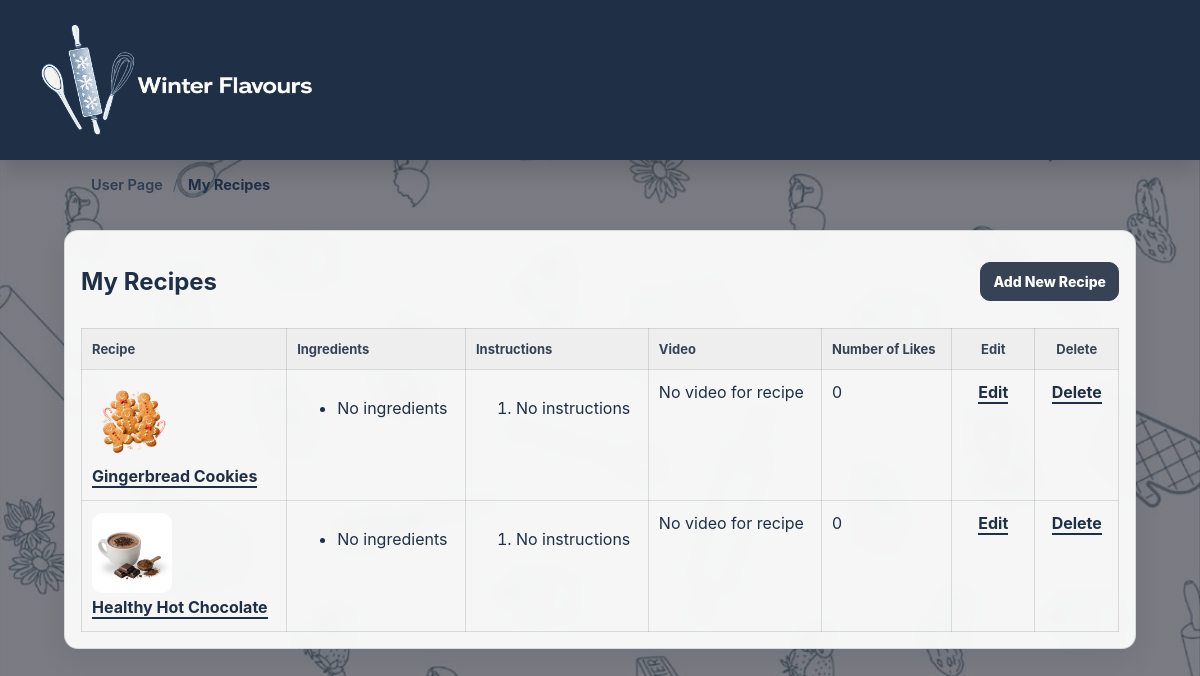
Page /MyRecipes.php (signed in) on the earlier database version.
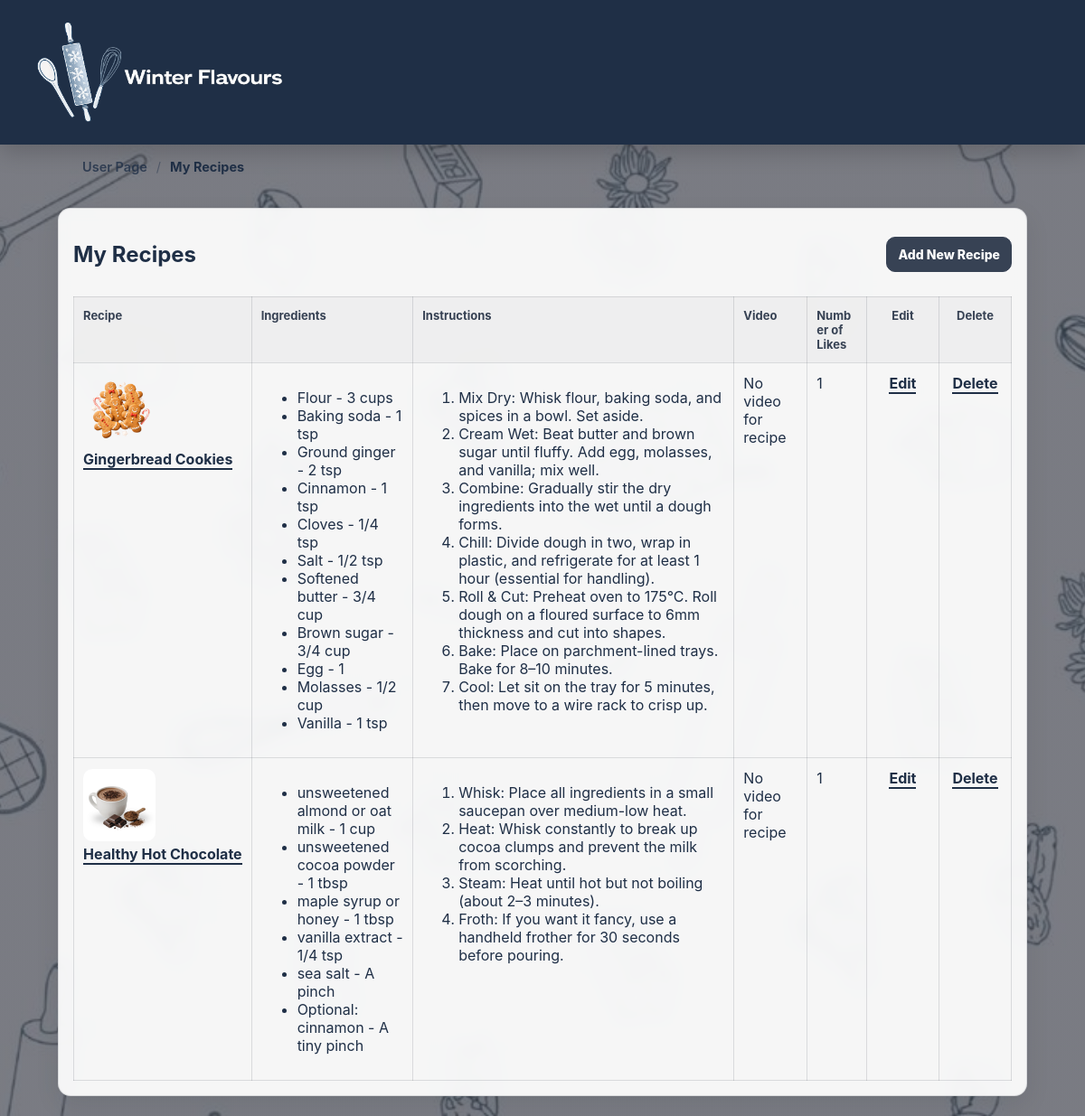
Same page on the later database version.
### tables this page shows
CREATE TABLE `Recipe` (
  `id` int NOT NULL,
  `userID` int NOT NULL,
  `categoryID` int NOT NULL,
  `name` varchar(100) NOT NULL,
  `description` text NOT NULL,
  `photoFileName` varchar(255) NOT NULL,
  `videoFilePath` varchar(255) DEFAULT NULL
);

CREATE TABLE `Ingredients` (
  `id` int NOT NULL,
  `recipeID` int NOT NULL,
  `ingredientName` varchar(100) NOT NULL,
  `ingredientQuantity` varchar(100) NOT NULL
);

CREATE TABLE `Instructions` (
  `id` int NOT NULL,
  `recipeID` int NOT NULL,
  `step` text NOT NULL,
  `stepOrder` int NOT NULL
);

### MyRecipes.php (the view, shortened to what this page needs)
<?php
include("db.php");
$userID = $_SESSION["userID"];
$stmt = $conn->prepare("
    SELECT r.id, r.name, r.description, r.photoFileName, r.videoFilePath
    FROM Recipe r
    WHERE r.userID = ?
    ORDER BY r.id DESC
");
$stmt->bind_param("i", $userID);
$stmt->execute();
$result = $stmt->get_result();
?>
<!doctype html>
<html lang="en">
<head>
  <link rel="stylesheet" href="style.css" />
</head>
<body class="mr-page-bg">
<header class="wf-header">
  <div class="wf-header-inner">
    <div class="logo-box">
      <img src="images/logo.png" alt="Logo" id="Logo">
    </div>
  </div>
</header>
<div class="wf-breadcrumb-bar">
  <div class="wf-breadcrumb-inner">
    <ol class="wf-breadcrumbs">
      <li><a href="Userpage.php">User Page</a></li>
      <li class="separator">/</li>
      <li class="current" aria-current="page">My Recipes</li>
    </ol>
  </div>
</div>
<main class="mr-container">
  <section class="mr-card">
    <div class="mr-card-header">
      <h2>My Recipes</h2>
      <a class="mr-btn" href="AddRecipe.php">Add New Recipe</a>
    </div>
    <div class="mr-table-wrap">
      <?php if ($result->num_rows > 0): ?>
        <table class="mr-table">
          <thead>
            <tr>
              <th>Recipe</th>
              <th>Ingredients</th>
              <th>Instructions</th>
              <th>Video</th>
              <th>Number of Likes</th>
              <th>Edit</th>
              <th>Delete</th>
            </tr>
          </thead>
          <tbody>
            <?php while ($recipe = $result->fetch_assoc()): ?>
              <tr>
                <td>
                  <div class="recipe-cell">
                    <img
                      class="thumb"
                      src="images/<?php echo htmlspecialchars($recipe['photoFileName']); ?>"
                      alt="<?php echo htmlspecialchars($recipe['name']); ?>"
                      style="width:80px; height:80px; object-fit:cover; border-radius:10px;"
                    >
                    <div>
                      <a class="link" href="ViewRecipe.php?id=<?php echo $recipe['id']; ?>">
                        <?php echo htmlspecialchars($recipe['name']); ?>
                      </a>
                    </div>
                  </div>
                </td>
                <td>
                  <ul class="mini-list">
                    <?php
                    $ingStmt = $conn->prepare("
                        SELECT ingredientName, ingredientQuantity
                        FROM Ingredients
                        WHERE recipeID = ?
                    ");
                    $ingStmt->bind_param("i", $recipe["id"]);
                    $ingStmt->execute();
                    $ingResult = $ingStmt->get_result();
                    if ($ingResult->num_rows > 0) {
                        while ($ing = $ingResult->fetch_assoc()) {
                            echo "<li>" .
                                htmlspecialchars($ing["ingredientName"]) .
                                " - " .
                                htmlspecialchars($ing["ingredientQuantity"]) .
                                "</li>";
                        }
                    } else {
                        echo "<li>No ingredients</li>";
                    }
                    ?>
                  </ul>
                </td>
                <td>
                  <ol class="mini-list">
                    <?php
                    $insStmt = $conn->prepare("
                        SELECT step
                        FROM Instructions
                        WHERE recipeID = ?
                        ORDER BY stepOrder ASC
                    ");
                    $insStmt->bind_param("i", $recipe["id"]);
                    $insStmt->execute();
                    $insResult = $insStmt->get_result();
                    if ($insResult->num_rows > 0) {
                        while ($ins = $insResult->fetch_assoc()) {
                            echo "<li>" . htmlspecialchars($ins["step"]) . "</li>";
                        }
                    } else {
                        echo "<li>No instructions</li>";
                    }
                    ?>
                  </ol>
                </td>
                <td>
                  <?php if (!empty($recipe["videoFilePath"])): ?>
                    <?php if (filter_var($recipe["videoFilePath"], FILTER_VALIDATE_URL)): ?>
                      <a class="link" href="<?php echo htmlspecialchars($recipe["videoFilePath"]); ?>" target="_blank">
                        Video link
                      </a>
                    <?php else: ?>
                      <a class="link" href="<?php echo htmlspecialchars($recipe["videoFilePath"]); ?>" target="_blank">
                        View video
                      </a>
                    <?php endif; ?>
                  <?php else: ?>
                    <span class="muted">No video for recipe</span>
                  <?php endif; ?>
                </td>
                <td>
                  <?php
                  $likeStmt = $conn->prepare("
                      SELECT COUNT(*) AS totalLikes
                      FROM Likes
                      WHERE recipeID = ?
                  ");
                  $likeStmt->bind_param("i", $recipe["id"]);
                  $likeStmt->execute();
                  $likeResult = $likeStmt->get_result();
                  $likeRow = $likeResult->fetch_assoc();
                  echo $likeRow["totalLikes"];
                  ?>
                </td>
                <td>
                  <a class="link" href="EditRecipe.php?id=<?php echo $recipe['id']; ?>">Edit</a>
                </td>
                <td>
                  <a class="link danger" href="delete_recipe.php?id=<?php echo $recipe['id']; ?>"
                     onclick="return confirm('Are you sure you want to delete this recipe?');">
                    Delete
                  </a>
                </td>
              </tr>
            <?php endwhile; ?>
          </tbody>
        </table>
      <?php else: ?>
        <p style="text-align:center; padding:20px;">You have not added any recipes yet.</p>
      <?php endif; ?>
    </div>
  </section>
</main>
</body>
</html>

### style.css (style rules this page uses)
.wf-header { background:#1f2f46; height:160px; display:flex; align-items:center; box-shadow:0 8px 24px rgba(0,0,0,.18); position:relative; }
.wf-header-inner { max-width:1200px; width:100%; margin:auto; padding:0 40px; display:flex; align-items:center; justify-content:space-between; }
#Logo { height:200%; width:auto; }
.logo-box { width:auto; height:56px; border-radius:14px; display:flex; align-items:center; justify-content:center; }
.wf-breadcrumb-inner { max-width:1100px; margin:auto; padding:1px 1px; }
.wf-breadcrumbs { list-style:none; display:flex; align-items:center; gap:10px; font-size:14.5px; }
.wf-breadcrumbs a { color:#1f2f46; text-decoration:none; font-weight:600; opacity:.8; }
.wf-breadcrumbs .separator { color:rgba(31,47,70,.45); }
.wf-breadcrumbs .current { font-weight:700; color:#1f2f46; }
* { box-sizing: border-box; }
body { margin: 0; font-family: system-ui, -apple-system, "Segoe UI", Roboto, Arial, sans-serif; background-color: #3E2723; }
.link { color: #374254; font-weight: 700; text-decoration: underline; }
.link { font-weight: 700; color: #1f2f46; text-decoration: none; border-bottom: 2px solid #1f2f46; }
body { background: #f5f2ec; font-family: "Inter", sans-serif; color: #1f2f46; }
table { width: 100%; border-collapse: collapse; table-layout: fixed; }
th, td { border: 1px solid rgba(0,0,0,0.15); padding: 10px; text-align: center; word-wrap: break-word; }
th { background: #e6ebf3; }
.link { color: #1f2f46; font-weight: 700; text-decoration: none; border-bottom: 2px solid #1f2f46; }
.mr-page-bg { min-height:100vh; background: linear-gradient(rgba(14,20,36,0.55), rgba(14,20,36,0.55)), url("images/cooking.jpg"); background-size:cover; background-position:center; background-attachment:fixed; }
.mr-container { max-width:1100px; margin:22px auto; padding:0 14px; }
.mr-card { background: rgba(255,255,255,0.93); border:1px solid rgba(14,20,36,0.12); border-radius:14px; padding:16px; box-shadow: 0 10px 28px rgba(14,20,36,0.08); backdrop-filter: blur(6px); }
.mr-card-header { display:flex; align-items:center; justify-content:space-between; gap:12px; margin-bottom:12px; }
.mr-table-wrap { overflow:auto; }
.mr-table { width:100%; border-collapse:collapse; min-width:900px; }
.mr-table th, .mr-table td { border-top:1px solid rgba(14,20,36,0.12); padding:12px 10px; vertical-align:top; }
.mr-table th { text-align:left; font-size:13px; color:#374254; background: rgba(236,236,236,0.65); border-top:none; }
.mr-btn { background:#374254; border:1px solid #374254; color:#fff; padding:10px 12px; border-radius:10px; text-decoration:none; font-weight:800; font-size:14px; transition: transform .08s ease, filter .12s ease; }
.mr-table-wrap .mr-table { width: 100%; border-collapse: collapse; table-layout: auto; min-width: 900px; }
.mr-table-wrap .mr-table th, .mr-table-wrap .mr-table td { text-align: left; vertical-align: top; padding: 12px 10px; border: 1px solid rgba(14,20,36,0.12); word-break: normal; overflow-wrap: anywhere; }
.mr-table-wrap .mr-table th { background: rgba(236,236,236,0.65) !important; font-size: 13px; color: #374254; }
.mr-table-wrap .mr-table td { background: transparent; }
.mr-table-wrap .mr-table th:nth-child(6), .mr-table-wrap .mr-table td:nth-child(6), .mr-table-wrap .mr-table th:nth-child(7), .mr-table-wrap .mr-table td:nth-child(7) { min-width: 80px; white-space: nowrap; text-align: center; }
.mr-table-wrap .mr-table td a { display:inline-block; white-space: nowrap; }

Differences in the rows shown:
shown differently, row unchanged: recipe "Gingerbread Cookies": totalLikes "0" → "1"; no longer shows "No ingredients No instructions"
added ingredients: ingredientName "Flour", ingredientQuantity "3 cups", shown under recipe "Gingerbread Cookies"
added ingredients: ingredientName "Baking soda", ingredientQuantity "1 tsp", shown under recipe "Gingerbread Cookies"
added ingredients: ingredientName "Ground ginger", ingredientQuantity "2 tsp", shown under recipe "Gingerbread Cookies"
added ingredients: ingredientName "Cinnamon", ingredientQuantity "1 tsp", shown under recipe "Gingerbread Cookies"
added ingredients: ingredientName "Cloves", ingredientQuantity "1/4 tsp", shown under recipe "Gingerbread Cookies"
added ingredients: ingredientName "Salt", ingredientQuantity "1/2 tsp", shown under recipe "Gingerbread Cookies"
added ingredients: ingredientName "Softened butter", ingredientQuantity "3/4 cup", shown under recipe "Gingerbread Cookies"
added ingredients: ingredientName "Brown sugar", ingredientQuantity "3/4 cup", shown under recipe "Gingerbread Cookies"
added ingredients: ingredientName "Egg", ingredientQuantity "1", shown under recipe "Gingerbread Cookies"
added ingredients: ingredientName "Molasses", ingredientQuantity "1/2 cup", shown under recipe "Gingerbread Cookies"
added ingredients: ingredientName "Vanilla", ingredientQuantity "1 tsp", shown under recipe "Gingerbread Cookies"
added instructions: step "Mix Dry: Whisk flour, baking soda, and spices in a bowl. Set aside.", shown under recipe "Gingerbread Cookies"
added instructions: step "Cream Wet: Beat butter and brown sugar until fluffy. Add egg, molasses, and vanilla; mix well.", shown under recipe "Gingerbread Cookies"
added instructions: step "Combine: Gradually stir the dry ingredients into the wet until a dough forms.", shown under recipe "Gingerbread Cookies"
added instructions: step "Chill: Divide dough in two, wrap in plastic, and refrigerate for at least 1 hour (essential for handling).", shown under recipe "Gingerbread Cookies"
added instructions: step "Roll & Cut: Preheat oven to 175°C. Roll dough on a floured surface to 6mm thickness and cut into shapes.", shown under recipe "Gingerbread Cookies"
added instructions: step "Bake: Place on parchment-lined trays. Bake for 8–10 minutes.", shown under recipe "Gingerbread Cookies"
added instructions: step "Cool: Let sit on the tray for 5 minutes, then move to a wire rack to crisp up.", shown under recipe "Gingerbread Cookies"
shown differently, row unchanged: recipe "Healthy Hot Chocolate": totalLikes "0" → "1"; no longer shows "No ingredients No instructions"
added ingredients: ingredientName "unsweetened almond or oat milk", ingredientQuantity "1 cup", shown under recipe "Healthy Hot Chocolate"
added ingredients: ingredientName "unsweetened cocoa powder", ingredientQuantity "1 tbsp", shown under recipe "Healthy Hot Chocolate"
added ingredients: ingredientName "maple syrup or honey", ingredientQuantity "1 tbsp", shown under recipe "Healthy Hot Chocolate"
added ingredients: ingredientName "vanilla extract", ingredientQuantity "1/4 tsp", shown under recipe "Healthy Hot Chocolate"
added ingredients: ingredientName "sea salt", ingredientQuantity "A pinch", shown under recipe "Healthy Hot Chocolate"
added ingredients: ingredientName "Optional: cinnamon", ingredientQuantity "A tiny pinch", shown under recipe "Healthy Hot Chocolate"
added instructions: step "Whisk: Place all ingredients in a small saucepan over medium-low heat.", shown under recipe "Healthy Hot Chocolate"
added instructions: step "Heat: Whisk constantly to break up cocoa clumps and prevent the milk from scorching.", shown under recipe "Healthy Hot Chocolate"
added instructions: step "Steam: Heat until hot but not boiling (about 2–3 minutes).", shown under recipe "Healthy Hot Chocolate"
added instructions: step "Froth: If you want it fancy, use a handheld frother for 30 seconds before pouring.", shown under recipe "Healthy Hot Chocolate"
